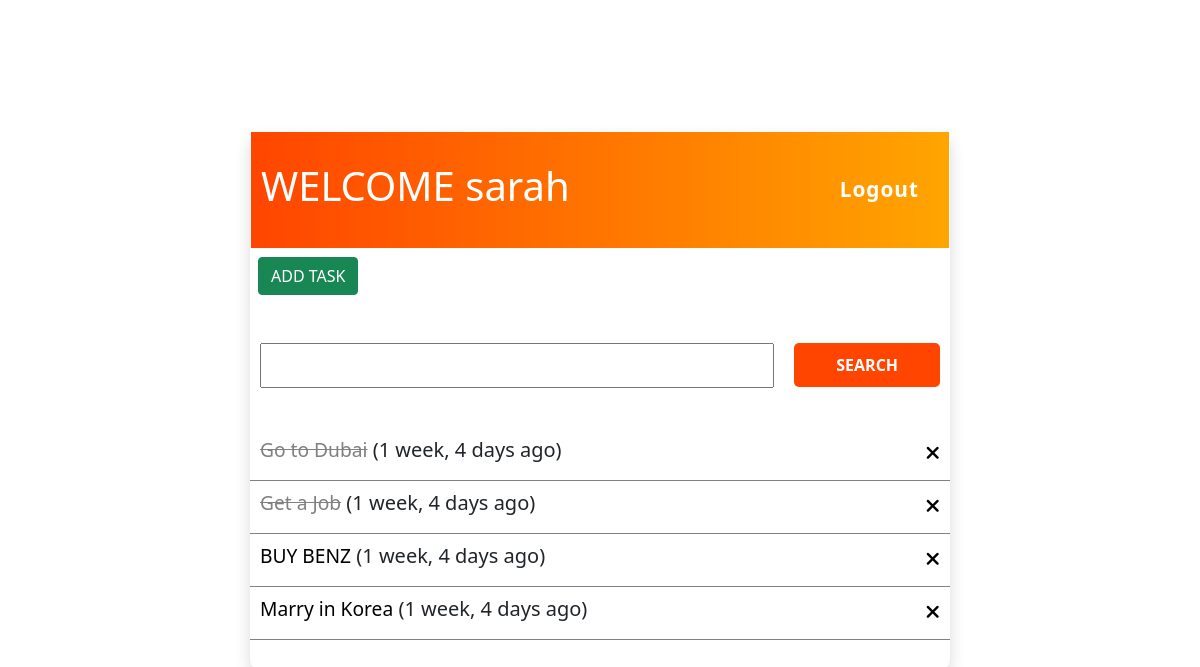
The page /app/ (signed in) on the database its author committed.
### app/models.py (models this page shows)
class Todo(models.Model):
    user = models.ForeignKey(User, on_delete=models.CASCADE)
    title = models.CharField(max_length=30)
    content = models.TextField()
    complete = models.BooleanField(default=False)
    date_created = models.DateTimeField(auto_now_add=True)
    last_updated = models.DateTimeField(auto_now=True)

### app/views.py (the view)
# urls.py: path('', Home_Page.as_view(), name='home'),
class Home_Page(LoginRequiredMixin, ListView):
    model = Todo
    template_name = 'app/index.html'
    context_object_name = 'todos'
    def get(self, request):
        search_query = request.GET.get('todo')
        if search_query:
            todos = self.model.objects.filter(Q(title__icontains=search_query) | Q(content__icontains=search_query))
        else:
            todos = self.model.objects.filter(user=self.request.user)
        context = {
            'todos': todos,
        }
        return render(request, self.template_name, context)

### app/templates/app/index.html (shortened to what this page needs)
{% extends 'app/base.html' %}
{% load static %}
{% block content %}
  <div class="shadow">
    <div class="head">
      <h1>WELCOME {{user}}</h1>
      <a href="{% url 'user:logout' %}">Logout</a>
    </div>
    {% if todos %}
    <div>
      <a href="{% url 'todo:create-todo' %}" class="btn btn-success m-2">ADD TASK</a>
      <form action="" class="search">
        <input type='text' class="search-bar" name="todo" />
        <button type="submit" class="">SEARCH</button>
      </form>
    </div>
    {% for todo in todos %}
    <div class="todos">
      {% if todo.complete == True %}
      <h5><a href="{% url 'todo:update-todo' todo.pk %}" class="crossed">{{todo.title}}</a> ({{todo.date_created|timesince}} ago)</h5>
      {% else %}
      <h5><a href="{% url 'todo:update-todo' todo.pk %}">{{todo.title}}</a> ({{todo.date_created|timesince}} ago)</h5>
      {% endif %}
      <a href="{% url 'todo:delete-todo' todo.pk %}" class="delete"><i class="fa-solid fa-xmark"></i></a>
    </div>
    {% endfor %}
    {% endif %}
  </div>
{% endblock content %}

### app/templates/app/base.html (shortened to what this page needs)
{% load static %}
<!doctype html>
<html lang="en">
  <head>
    <link href="https://cdn.jsdelivr.net/npm/bootstrap@5.0.2/dist/css/bootstrap.min.css" rel="stylesheet">
    <link rel="stylesheet" href="{% static 'app/css/style.css' %}">
  </head>
  <body>
    <section class="list">
      {% block content %}
      {% endblock content %}
    </section>
  </body>
</html>

### app/static/app/css/style.css (style rules this page uses)
* { padding: 0; margin: 0; box-sizing: border-box; }
body { min-height: 100vh; display: grid; place-items: center; }
section.list>div { min-width: 300px; width: 700px; border-radius: 10px; margin: auto; padding-bottom: 30px; }
section.list>div div.head { border: 1px solid; padding: 30px 30px 30px 10px; display: flex; align-items: center; justify-content: space-between; color: #fff; background: linear-gradient(90deg, orangered, orange); }
section.list>div div.head a { color: #fff; text-decoration: none; font-size: 1.3rem; font-weight: 600; letter-spacing: 1px; }
form.search { display: flex; align-items: center; flex-wrap: wrap; gap: 20px; margin-block: 40px; padding-inline: 10px; }
form.search input[type=text] { height:45px; flex: 4; padding-left: 8px; }
form.search button { flex: 1; border: none; padding: 10px; background-color: orangered; color: #fff; font-weight: 600; border-radius: 5px; }
div.todos { display: flex; align-items: center; justify-content: space-between; padding: 10px; border-bottom: 1px solid gray; }
div.todos h5 a, div.todos>a { text-decoration: none; font-size: 1.2rem; color: #000 }
div.todos h5 a.crossed { color: gray; text-decoration: line-through; }

### rows shown on the page
Todo: title "Go to Dubai", date_created "1 week, 4 days"
Todo: title "Get a Job", date_created "1 week, 4 days"
Todo: title "BUY BENZ", date_created "1 week, 4 days"
Todo: title "Marry in Korea", date_created "1 week, 4 days"

### other values the page prints
{{ user }} "sarah"
